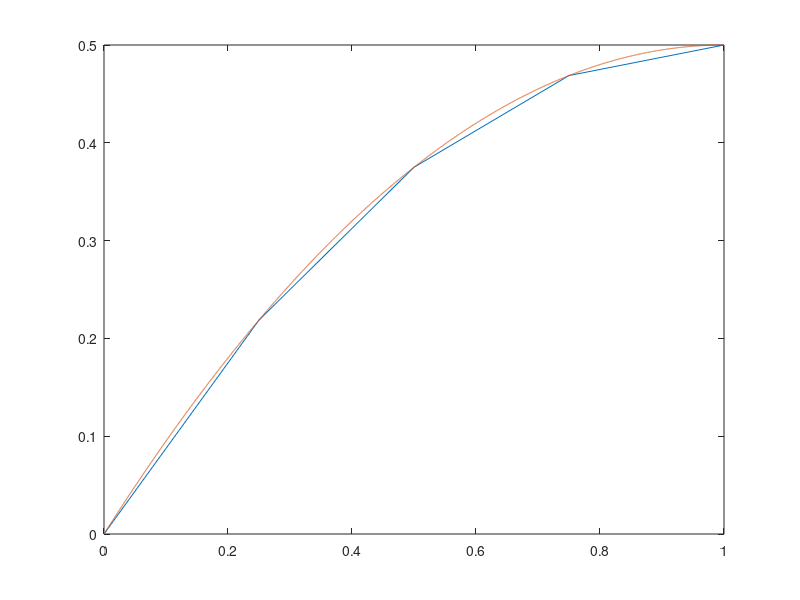

Here is the MATLAB script that generated this plot:
% Properties of the bar:
E = @(z)(1.0);
A = @(z)(1.0);
rho = @(z)(1.0);
% Force per unit length from self weight:
g = 1.0;
f = @(z)(rho(z)*A(z)*g);
% Finite element mesh:
z_nodes = [0,0.25,0.5,0.75,1];
N_node = numel(z_nodes);
L = z_nodes(N_node);
N_el = N_node-1;
% In 2D or 3D, this would come from a 
% data file determining mesh connectivity.
el_node_map = zeros(N_el,2);
for i=1:N_el
    el_node_map(i,1) = i;
    el_node_map(i,2) = i+1;
end
% Initialize stiffness matrix and
% load vector to zero:
K = zeros(N_node,N_node);
F = zeros(N_node,1);
% Loop over elements:
for el=1:N_el
    % Nodes corresponding to this
    % element:
    node1 = el_node_map(el,1);
    node2 = el_node_map(el,2);
    z1 = z_nodes(node1);
    z2 = z_nodes(node2);
    h = z2-z1;
    % One-point quadrature:
    z_mid = 0.5*(z1+z2);
    phi1 = 0.5; % (midpoint evaluation)
    phi2 = 0.5;
    phi1_prime = 1/h; % (constant derivative)
    phi2_prime = -1/h;
    EA = E(z_mid)*A(z_mid);
    % Add element's integrals to stiffness matrix 
    % and load vector:
    K(node1,node1) = K(node1,node1) + h*EA*phi1_prime*phi1_prime;
    K(node1,node2) = K(node1,node2) + h*EA*phi2_prime*phi1_prime;
    K(node2,node1) = K(node2,node1) + h*EA*phi1_prime*phi2_prime;
    K(node2,node2) = K(node2,node2) + h*EA*phi2_prime*phi2_prime;
    F(node1) = F(node1) + h*f(z_mid)*phi1;
    F(node2) = F(node2) + h*f(z_mid)*phi2;
end
% Apply boundary condition at z=0 (node 1):
F(1) = 0;
K(1,:) = 0;
K(1,1) = 1;
% Solve system:
alpha = K\F;
% Plot the result:
plot(z_nodes,alpha);

% Exact solution for E=A=rho=g=1; not
% relevant if the coefficients are modified.
u_exact = @(z)(0.5*z.*(2*L-z));
z_fine = linspace(0,L,10000);
hold on;
plot(z_fine,u_exact(z_fine));
